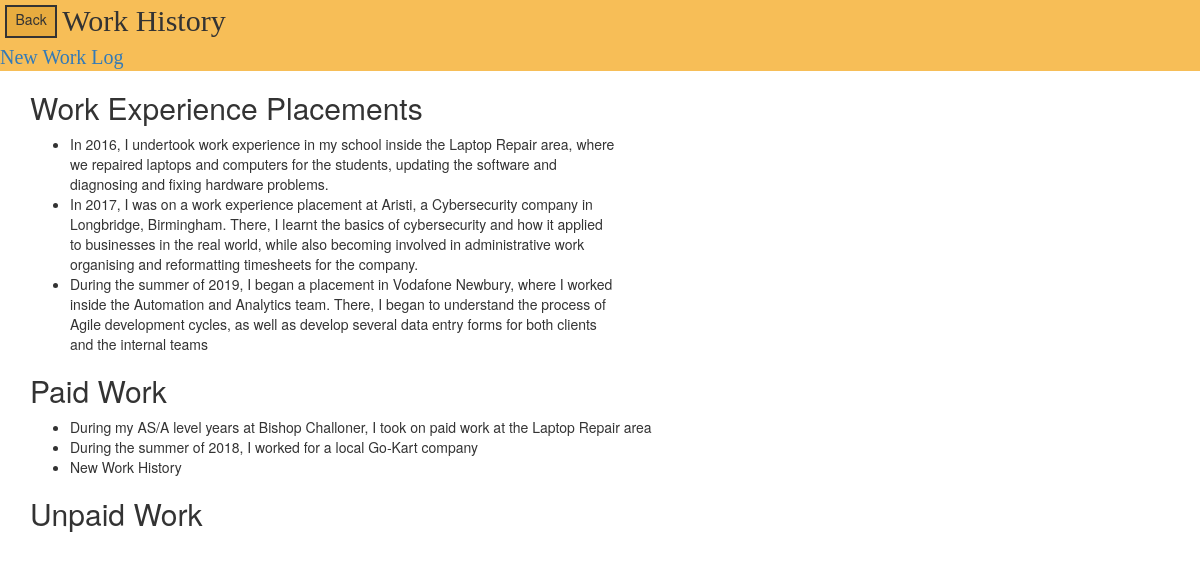
/cv/work.html, run on an earlier commit of the app's database.
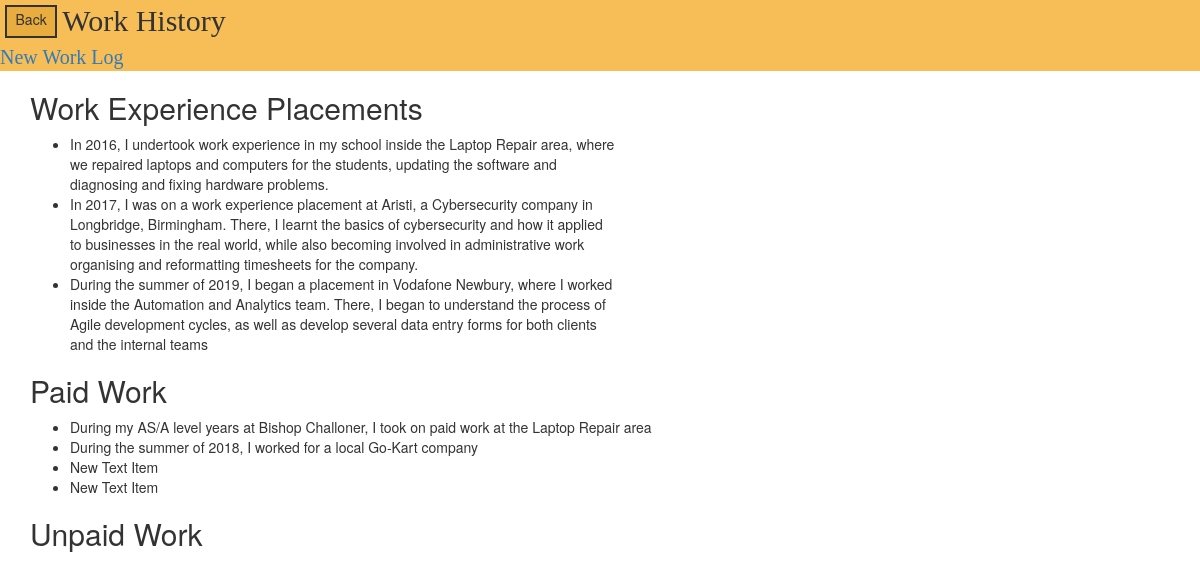
And on a later commit of the database.
### cv/models.py (models this page shows)
class WorkHistory(models.Model):
	text = models.TextField()
	payType = models.TextField() #Will be either PAID or UNPAID
	date = models.DateTimeField(blank=True, null=True)

### cv/views.py (the view)
# urls.py: path('work.html',views.work, name='work'),
def work(request):
	paidWorks = WorkHistory.objects.filter(payType="PAID")
	unpaidWorks = WorkHistory.objects.filter(payType="UNPAID")
	return render(request, 'cv/work.html',{'paidWorks':paidWorks, 'unpaidWorks':unpaidWorks})

### cv/templates/cv/work.html (shortened to what this page needs)
<html>
<head>
	<link rel="stylesheet" href="//maxcdn.bootstrapcdn.com/bootstrap/3.2.0/css/bootstrap.min.css">
	<link rel="stylesheet" href="//maxcdn.bootstrapcdn.com/bootstrap/3.2.0/css/bootstrap-theme.min.css">
	{% load static %}
	<link rel="stylesheet" href="{% static 'css/work.css' %}">
</head>
<body>
	<div class="Head" style="display:flex;	background:#f7be57;">
		<div class="Back" onclick="goBack()">Back</div>
		<div class="WorkTitle">Work History</div>
	</div>
	<div class="NewSection"><a href="work_edit.html">New Work Log</a></div>
	<div class="content">
	<h2>Work Experience Placements</h2>
	<ul style="width:50%">
		<li>In 2016, I undertook work experience in my school inside the Laptop Repair area, where we repaired laptops and computers for the students, updating the software and diagnosing and fixing hardware problems.</li>
		<li>In 2017, I was on a work experience placement at Aristi, a Cybersecurity company in Longbridge, Birmingham. There, I learnt the basics of cybersecurity and how it applied to businesses in the real world, while also becoming involved in administrative work organising and reformatting timesheets for the company.</li>
		<li>During the summer of 2019, I began a placement in Vodafone Newbury, where I worked inside the Automation and Analytics team. There, I began to understand the process of Agile development cycles, as well as develop several data entry forms for both clients and the internal teams</li>
	</ul>
	<h2>Paid Work</h2>
	<ul>
		<li>During my AS/A level years at Bishop Challoner, I took on paid work at the Laptop Repair area</li>
		<li>During the summer of 2018, I worked for a local Go-Kart company</li>
	{% block paidWork %}
		{% for job in paidWorks %}
				<li>{{job.text}}</li>
		{% endfor %}
	{% endblock %}
	</ul>
	<h2>Unpaid Work</h2>
</div>
</body>
</html>

What changed in the data, as far as the page shows it:
removed WorkHistory: text "New Work History"
added WorkHistory: text "New Text Item"
added WorkHistory: text "New Text Item"
